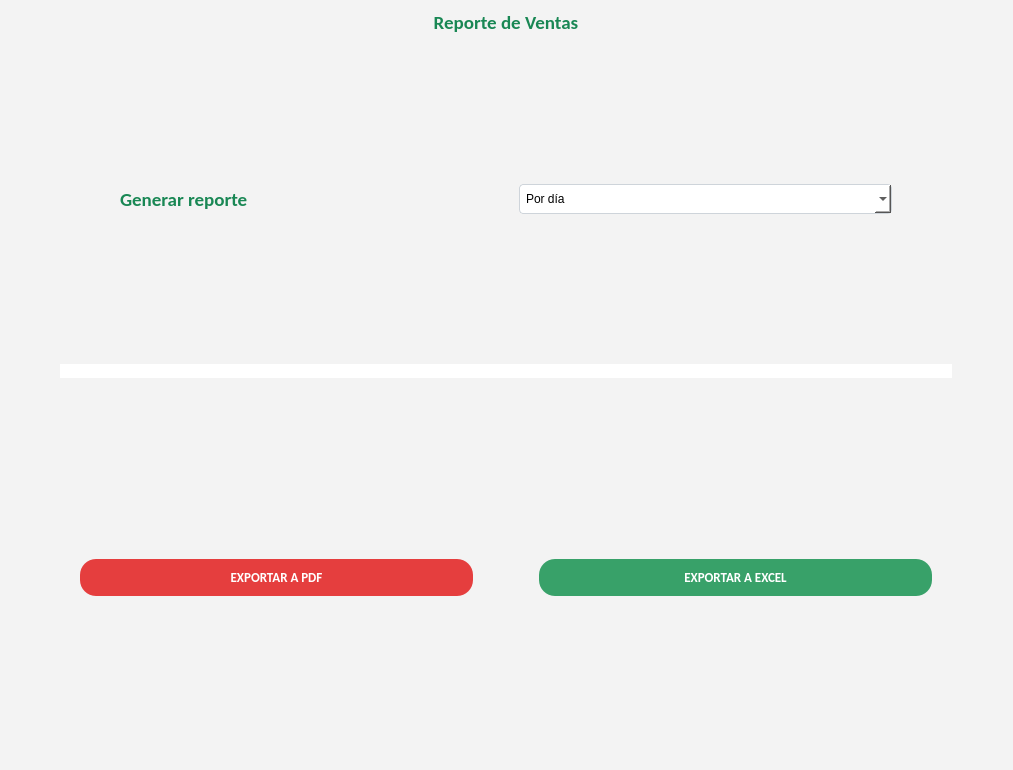
<?xml version="1.0" encoding="UTF-8"?>
<ui version="4.0">
 <class>MainWindow</class>
 <widget class="QMainWindow" name="MainWindow">
  <property name="geometry">
   <rect>
    <x>0</x>
    <y>0</y>
    <width>1013</width>
    <height>770</height>
   </rect>
  </property>
  <property name="windowTitle">
   <string>MainWindow</string>
  </property>
  <property name="styleSheet">
   <string notr="true">background-color: rgb(243, 243, 243);</string>
  </property>
  <property name="sales-graphic" stdset="0">
   <pixmap>../Pictures/qt-graphics-brigthness.png</pixmap>
  </property>
  <widget class="QWidget" name="centralwidget">
   <widget class="QWidget" name="layoutWidget">
    <property name="geometry">
     <rect>
      <x>60</x>
      <y>10</y>
      <width>892</width>
      <height>741</height>
     </rect>
    </property>
    <layout class="QGridLayout" name="gridLayout">
     <item row="2" column="0">
      <spacer name="horizontalSpacer">
       <property name="orientation">
        <enum>Qt::Horizontal</enum>
       </property>
       <property name="sizeHint" stdset="0">
        <size>
         <width>40</width>
         <height>20</height>
        </size>
       </property>
      </spacer>
     </item>
     <item row="0" column="0">
      <layout class="QVBoxLayout" name="verticalLayout">
       <item>
        <widget class="QLabel" name="label">
         <property name="font">
          <font>
           <family>Calibri</family>
           <pointsize>14</pointsize>
           <weight>75</weight>
           <bold>true</bold>
          </font>
         </property>
         <property name="styleSheet">
          <string notr="true">color: #198754;</string>
         </property>
         <property name="text">
          <string>Reporte de Ventas</string>
         </property>
         <property name="alignment">
          <set>Qt::AlignCenter</set>
         </property>
        </widget>
       </item>
       <item>
        <layout class="QHBoxLayout" name="horizontalLayout">
         <item>
          <spacer name="verticalSpacer_11">
           <property name="orientation">
            <enum>Qt::Vertical</enum>
           </property>
           <property name="sizeHint" stdset="0">
            <size>
             <width>20</width>
             <height>40</height>
            </size>
           </property>
          </spacer>
         </item>
         <item>
          <spacer name="verticalSpacer_9">
           <property name="orientation">
            <enum>Qt::Vertical</enum>
           </property>
           <property name="sizeHint" stdset="0">
            <size>
             <width>20</width>
             <height>40</height>
            </size>
           </property>
          </spacer>
         </item>
         <item>
          <spacer name="verticalSpacer_7">
           <property name="orientation">
            <enum>Qt::Vertical</enum>
           </property>
           <property name="sizeHint" stdset="0">
            <size>
             <width>20</width>
             <height>40</height>
            </size>
           </property>
          </spacer>
         </item>
         <item>
          <widget class="QLabel" name="label_3">
           <property name="font">
            <font>
             <family>Calibri</family>
             <pointsize>14</pointsize>
             <weight>75</weight>
             <bold>true</bold>
            </font>
           </property>
           <property name="styleSheet">
            <string notr="true">color: #198754;</string>
           </property>
           <property name="text">
            <string>Generar reporte</string>
           </property>
          </widget>
         </item>
         <item>
          <spacer name="verticalSpacer">
           <property name="orientation">
            <enum>Qt::Vertical</enum>
           </property>
           <property name="sizeHint" stdset="0">
            <size>
             <width>20</width>
             <height>40</height>
            </size>
           </property>
          </spacer>
         </item>
         <item>
          <widget class="QComboBox" name="comboBox">
           <property name="styleSheet">
            <string notr="true">background-color: rgb(255, 255, 255);
border-radius: 4px;
padding: 6px;
border: 1px solid #ced4da;</string>
           </property>
           <item>
            <property name="text">
             <string>Por día</string>
            </property>
           </item>
           <item>
            <property name="text">
             <string>Por semana</string>
            </property>
           </item>
           <item>
            <property name="text">
             <string>Por mes</string>
            </property>
           </item>
           <item>
            <property name="text">
             <string>Por año</string>
            </property>
           </item>
          </widget>
         </item>
         <item>
          <spacer name="verticalSpacer_8">
           <property name="orientation">
            <enum>Qt::Vertical</enum>
           </property>
           <property name="sizeHint" stdset="0">
            <size>
             <width>20</width>
             <height>40</height>
            </size>
           </property>
          </spacer>
         </item>
         <item>
          <spacer name="verticalSpacer_10">
           <property name="orientation">
            <enum>Qt::Vertical</enum>
           </property>
           <property name="sizeHint" stdset="0">
            <size>
             <width>20</width>
             <height>40</height>
            </size>
           </property>
          </spacer>
         </item>
         <item>
          <spacer name="verticalSpacer_12">
           <property name="orientation">
            <enum>Qt::Vertical</enum>
           </property>
           <property name="sizeHint" stdset="0">
            <size>
             <width>20</width>
             <height>40</height>
            </size>
           </property>
          </spacer>
         </item>
        </layout>
       </item>
      </layout>
     </item>
     <item row="1" column="0">
      <widget class="QLabel" name="label_2">
       <property name="styleSheet">
        <string notr="true">background-color: rgb(255, 255, 255);</string>
       </property>
       <property name="text">
        <string/>
       </property>
       <property name="pixmap">
        <pixmap>../Pictures/qt-graphics.PNG</pixmap>
       </property>
       <property name="scaledContents">
        <bool>true</bool>
       </property>
      </widget>
     </item>
     <item row="3" column="0">
      <layout class="QHBoxLayout" name="horizontalLayout_2">
       <item>
        <spacer name="verticalSpacer_3">
         <property name="orientation">
          <enum>Qt::Vertical</enum>
         </property>
         <property name="sizeHint" stdset="0">
          <size>
           <width>20</width>
           <height>40</height>
          </size>
         </property>
        </spacer>
       </item>
       <item>
        <widget class="QPushButton" name="pushButton">
         <property name="font">
          <font>
           <family>Calibri</family>
           <pointsize>10</pointsize>
           <weight>75</weight>
           <bold>true</bold>
          </font>
         </property>
         <property name="styleSheet">
          <string notr="true">background-color: #E53E3E;
color: #fff;
border-radius: 16px;
padding: 10px;</string>
         </property>
         <property name="text">
          <string>EXPORTAR A PDF</string>
         </property>
         <property name="icon">
          <iconset>
           <normaloff>../Downloads/icons8-pdf-20.png</normaloff>../Downloads/icons8-pdf-20.png</iconset>
         </property>
        </widget>
       </item>
       <item>
        <spacer name="verticalSpacer_5">
         <property name="orientation">
          <enum>Qt::Vertical</enum>
         </property>
         <property name="sizeHint" stdset="0">
          <size>
           <width>20</width>
           <height>40</height>
          </size>
         </property>
        </spacer>
       </item>
       <item>
        <spacer name="verticalSpacer_6">
         <property name="orientation">
          <enum>Qt::Vertical</enum>
         </property>
         <property name="sizeHint" stdset="0">
          <size>
           <width>20</width>
           <height>40</height>
          </size>
         </property>
        </spacer>
       </item>
       <item>
        <spacer name="verticalSpacer_2">
         <property name="orientation">
          <enum>Qt::Vertical</enum>
         </property>
         <property name="sizeHint" stdset="0">
          <size>
           <width>20</width>
           <height>40</height>
          </size>
         </property>
        </spacer>
       </item>
       <item>
        <widget class="QPushButton" name="pushButton_2">
         <property name="font">
          <font>
           <family>Calibri</family>
           <pointsize>10</pointsize>
           <weight>75</weight>
           <bold>true</bold>
          </font>
         </property>
         <property name="styleSheet">
          <string notr="true">background-color: #38A169;
color: #fff;
border-radius: 16px;
padding: 10px;
</string>
         </property>
         <property name="text">
          <string>EXPORTAR A EXCEL</string>
         </property>
         <property name="icon">
          <iconset>
           <normaloff>../Downloads/icons8-excel-20.png</normaloff>../Downloads/icons8-excel-20.png</iconset>
         </property>
        </widget>
       </item>
       <item>
        <spacer name="verticalSpacer_4">
         <property name="orientation">
          <enum>Qt::Vertical</enum>
         </property>
         <property name="sizeHint" stdset="0">
          <size>
           <width>20</width>
           <height>40</height>
          </size>
         </property>
        </spacer>
       </item>
      </layout>
     </item>
    </layout>
   </widget>
  </widget>
  <widget class="QStatusBar" name="statusbar"/>
 </widget>
 <resources/>
 <connections/>
</ui>
